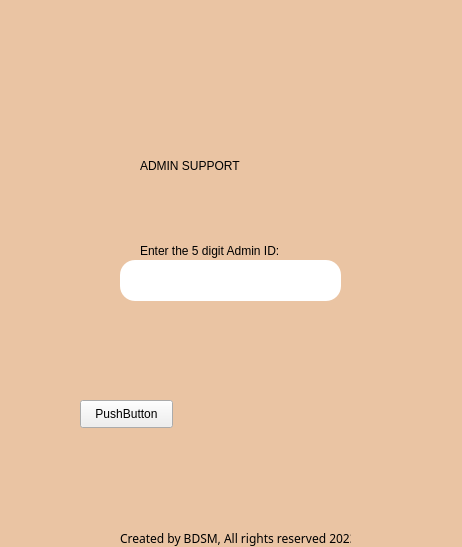
<?xml version="1.0" encoding="UTF-8"?>
<ui version="4.0">
 <class>support_frame</class>
 <widget class="QFrame" name="support_frame">
  <property name="geometry">
   <rect>
    <x>0</x>
    <y>0</y>
    <width>462</width>
    <height>547</height>
   </rect>
  </property>
  <property name="sizePolicy">
   <sizepolicy hsizetype="Fixed" vsizetype="Fixed">
    <horstretch>0</horstretch>
    <verstretch>0</verstretch>
   </sizepolicy>
  </property>
  <property name="minimumSize">
   <size>
    <width>462</width>
    <height>547</height>
   </size>
  </property>
  <property name="maximumSize">
   <size>
    <width>462</width>
    <height>547</height>
   </size>
  </property>
  <property name="windowTitle">
   <string>Frame</string>
  </property>
  <property name="styleSheet">
   <string notr="true">#support_frame{
	background-color: rgb(234, 196, 163);
}</string>
  </property>
  <widget class="QLabel" name="label">
   <property name="geometry">
    <rect>
     <x>140</x>
     <y>150</y>
     <width>201</width>
     <height>31</height>
    </rect>
   </property>
   <property name="styleSheet">
    <string notr="true">font: 15pt &quot;Reem Kufi&quot;;</string>
   </property>
   <property name="text">
    <string>ADMIN SUPPORT</string>
   </property>
  </widget>
  <widget class="QLabel" name="TAPSI_LOGO">
   <property name="geometry">
    <rect>
     <x>150</x>
     <y>10</y>
     <width>161</width>
     <height>131</height>
    </rect>
   </property>
   <property name="styleSheet">
    <string notr="true">image: url(:/pics/assets/logo.png);
background-color: rgb(234, 196, 163);
border-radius: 40px;
</string>
   </property>
   <property name="frameShape">
    <enum>QFrame::NoFrame</enum>
   </property>
   <property name="frameShadow">
    <enum>QFrame::Plain</enum>
   </property>
   <property name="text">
    <string/>
   </property>
   <property name="pixmap">
    <pixmap>../../../.designer/assets/logo_smol.png</pixmap>
   </property>
   <property name="alignment">
    <set>Qt::AlignCenter</set>
   </property>
  </widget>
  <widget class="QLabel" name="label_2">
   <property name="geometry">
    <rect>
     <x>120</x>
     <y>530</y>
     <width>231</width>
     <height>16</height>
    </rect>
   </property>
   <property name="font">
    <font>
     <family>Reem Kufi</family>
    </font>
   </property>
   <property name="text">
    <string>Created by BDSM, All rights reserved 2023</string>
   </property>
  </widget>
  <widget class="QPushButton" name="pushButton">
   <property name="geometry">
    <rect>
     <x>80</x>
     <y>400</y>
     <width>93</width>
     <height>28</height>
    </rect>
   </property>
   <property name="text">
    <string>PushButton</string>
   </property>
  </widget>
  <widget class="QLineEdit" name="lineEdit">
   <property name="geometry">
    <rect>
     <x>120</x>
     <y>260</y>
     <width>221</width>
     <height>41</height>
    </rect>
   </property>
   <property name="styleSheet">
    <string notr="true">border-radius: 15px;</string>
   </property>
  </widget>
  <widget class="QLabel" name="label_3">
   <property name="geometry">
    <rect>
     <x>140</x>
     <y>230</y>
     <width>191</width>
     <height>41</height>
    </rect>
   </property>
   <property name="styleSheet">
    <string notr="true">font: 10pt &quot;Reem Kufi&quot;;</string>
   </property>
   <property name="text">
    <string>Enter the 5 digit Admin ID:</string>
   </property>
  </widget>
  <zorder>TAPSI_LOGO</zorder>
  <zorder>label</zorder>
  <zorder>label_2</zorder>
  <zorder>pushButton</zorder>
  <zorder>lineEdit</zorder>
  <zorder>label_3</zorder>
 </widget>
 <resources/>
 <connections/>
</ui>
